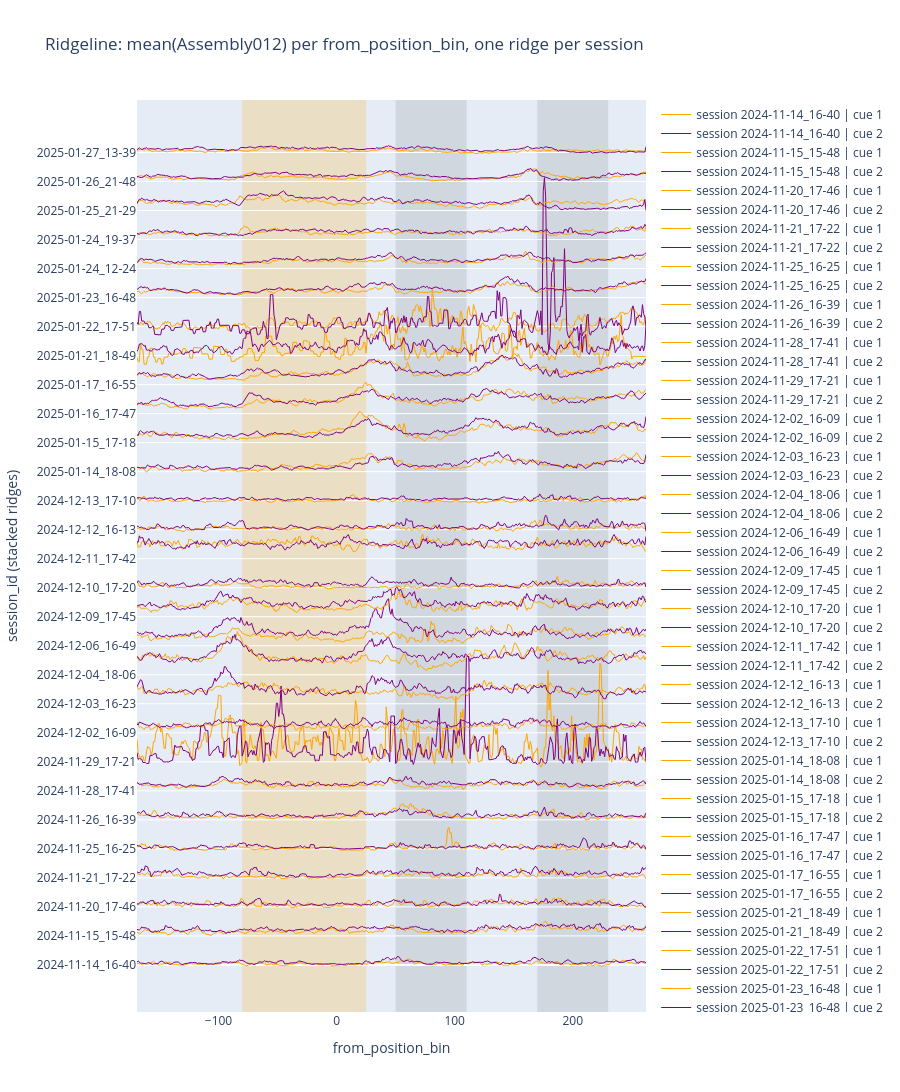

Write notebook code for a chart like this one.
### Code cell
df = ens_data

# If session_id is in the index, bring it back as a column
if "session_id" not in df.columns:
    if isinstance(df.index, pd.MultiIndex) and "session_id" in df.index.names:
        df = df.reset_index()
    elif df.index.name == "session_id":
        df = df.reset_index()

trial_avg = (
    df.groupby(["session_id", "from_position_bin", "cue"], as_index=False)["Assembly012"]
      .mean()
      .rename(columns={"Assembly012": "Assembly012_mean"})
)

trial_avg = trial_avg[trial_avg["cue"].isin([1, 2])].copy()

# sorting x-axis values
pos_numeric = pd.to_numeric(trial_avg["from_position_bin"], errors="coerce")
if pos_numeric.notna().any():
    trial_avg["_pos"] = pos_numeric
    x_order = np.sort(trial_avg["_pos"].dropna().unique())
    # keep a numeric x for correct ordering/spacing
    trial_avg["_x"] = trial_avg["_pos"]
    x_ticks = x_order
    x_ticktext = [str(int(x)) if float(x).is_integer() else str(x) for x in x_order]
else:
    # fallback: treat as ordered categorical by appearance
    trial_avg["_x"] = trial_avg["from_position_bin"].astype(str)
    x_order = list(pd.unique(trial_avg["_x"]))
    x_ticks = x_order
    x_ticktext = x_order

# Ridgeline plot parameters
sessions = sorted(trial_avg["session_id"].unique())
dy = 0.8          # vertical spacing between sessions
cue_offset = 0.02 # vertical separation between cue 1 and cue 2 within a session
amp = 0.2

fig = go.Figure()

for i, s in enumerate(sessions):
    base = i * dy

    for cue, off in [(1, -cue_offset), (2, +cue_offset)]:
        sub = trial_avg[(trial_avg["session_id"] == s) & (trial_avg["cue"] == cue)].copy()

        # Ensure every x bin exists, fill missing with 0 (or np.nan if you prefer gaps)
        if pos_numeric.notna().any():
            sub = sub.set_index("_x").reindex(x_order).reset_index()
        else:
            sub = sub.set_index("_x").reindex(x_order).reset_index()

        y = sub["Assembly012_mean"].fillna(0.0).to_numpy()
        y_ridge = base + off + amp * y

        fig.add_trace(
            go.Scatter(
                x=sub["_x"],
                y=y_ridge,
                mode="lines",
                line=dict(width=1, color= cue == 1 and "orange" or "purple"),
                fill= None,
                name=f"session {s} | cue {cue}",
                hovertemplate=(
                    "session=%{customdata[0]}<br>"
                    "cue=%{customdata[1]}<br>"
                    "from_position_bin=%{x}<br>"
                    "mean(Assembly012)=%{customdata[2]:.4f}<extra></extra>"
                ),
                customdata=np.c_[np.full(len(sub), s), np.full(len(sub), cue), y],
                showlegend=True,
            )
        )



#Layout polish
fig.update_layout(
    title="Ridgeline: mean(Assembly012) per from_position_bin, one ridge per session",
    xaxis_title="from_position_bin",
    yaxis_title="session_id (stacked ridges)",
    # hovermode="x",
    height=max(450, 40 * len(sessions) + 200),
)

# Put session labels on the y-axis at each session baseline
fig.update_yaxes(
    tickmode="array",
    tickvals=[i * dy for i in range(len(sessions))],
    ticktext=[str(s) for s in sessions],
)

fig.add_vrect(x0=-80, x1=25,  fillcolor="orange", opacity=0.2, layer="below", line_width=0)
fig.add_vrect(x0=50,  x1=110, fillcolor="grey",   opacity=0.2, layer="below", line_width=0)
fig.add_vrect(x0=170, x1=230, fillcolor="grey",   opacity=0.2, layer="below", line_width=0)


if pos_numeric.notna().any():
    fig.update_xaxes(
        tickmode="array",
        ticktext=x_ticktext,
        showgrid=False, zeroline=False
    )

fig.show()

### Figure 1 — Plotly figure (JSON) as saved in the notebook; plotly's stock layout.template omitted (floating-point values rounded to 4 significant figures; data arrays with more than 128 entries replaced by an {"elided": "..."} marker saying what was removed)
{"data": [{"customdata": {"elided": "432x3 str values"}, "hovertemplate": "session=%{customdata[0]}<br>cue=%{customdata[1]}<br>from_position_bin=%{x}<br>mean(Assembly012)=%{customdata[2]:.4f}<extra></extra>", "line": {"color": "orange", "width": 1}, "mode": "lines", "name": "session 2024-11-14_16-40 | cue 1", "showlegend": true, "type": "scatter", "x": {"elided": "432 float values"}, "y": {"elided": "432 float values"}}, {"customdata": {"elided": "432x3 str values"}, "hovertemplate": "session=%{customdata[0]}<br>cue=%{customdata[1]}<br>from_position_bin=%{x}<br>mean(Assembly012)=%{customdata[2]:.4f}<extra></extra>", "line": {"color": "purple", "width": 1}, "mode": "lines", "name": "session 2024-11-14_16-40 | cue 2", "showlegend": true, "type": "scatter", "x": {"elided": "432 float values"}, "y": {"elided": "432 float values"}}, {"customdata": {"elided": "432x3 str values"}, "hovertemplate": "session=%{customdata[0]}<br>cue=%{customdata[1]}<br>from_position_bin=%{x}<br>mean(Assembly012)=%{customdata[2]:.4f}<extra></extra>", "line": {"color": "orange", "width": 1}, "mode": "lines", "name": "session 2024-11-15_15-48 | cue 1", "showlegend": true, "type": "scatter", "x": {"elided": "432 float values"}, "y": {"elided": "432 float values"}}, {"customdata": {"elided": "432x3 str values"}, "hovertemplate": "session=%{customdata[0]}<br>cue=%{customdata[1]}<br>from_position_bin=%{x}<br>mean(Assembly012)=%{customdata[2]:.4f}<extra></extra>", "line": {"color": "purple", "width": 1}, "mode": "lines", "name": "session 2024-11-15_15-48 | cue 2", "showlegend": true, "type": "scatter", "x": {"elided": "432 float values"}, "y": {"elided": "432 float values"}}, {"customdata": {"elided": "432x3 str values"}, "hovertemplate": "session=%{customdata[0]}<br>cue=%{customdata[1]}<br>from_position_bin=%{x}<br>mean(Assembly012)=%{customdata[2]:.4f}<extra></extra>", "line": {"color": "orange", "width": 1}, "mode": "lines", "name": "session 2024-11-20_17-46 | cue 1", "showlegend": true, "type": "scatter", "x": {"elided": "432 float values"}, "y": {"elided": "432 float values"}}, {"customdata": {"elided": "432x3 str values"}, "hovertemplate": "session=%{customdata[0]}<br>cue=%{customdata[1]}<br>from_position_bin=%{x}<br>mean(Assembly012)=%{customdata[2]:.4f}<extra></extra>", "line": {"color": "purple", "width": 1}, "mode": "lines", "name": "session 2024-11-20_17-46 | cue 2", "showlegend": true, "type": "scatter", "x": {"elided": "432 float values"}, "y": {"elided": "432 float values"}}, {"customdata": {"elided": "432x3 str values"}, "hovertemplate": "session=%{customdata[0]}<br>cue=%{customdata[1]}<br>from_position_bin=%{x}<br>mean(Assembly012)=%{customdata[2]:.4f}<extra></extra>", "line": {"color": "orange", "width": 1}, "mode": "lines", "name": "session 2024-11-21_17-22 | cue 1", "showlegend": true, "type": "scatter", "x": {"elided": "432 float values"}, "y": {"elided": "432 float values"}}, {"customdata": {"elided": "432x3 str values"}, "hovertemplate": "session=%{customdata[0]}<br>cue=%{customdata[1]}<br>from_position_bin=%{x}<br>mean(Assembly012)=%{customdata[2]:.4f}<extra></extra>", "line": {"color": "purple", "width": 1}, "mode": "lines", "name": "session 2024-11-21_17-22 | cue 2", "showlegend": true, "type": "scatter", "x": {"elided": "432 float values"}, "y": {"elided": "432 float values"}}, {"customdata": {"elided": "432x3 str values"}, "hovertemplate": "session=%{customdata[0]}<br>cue=%{customdata[1]}<br>from_position_bin=%{x}<br>mean(Assembly012)=%{customdata[2]:.4f}<extra></extra>", "line": {"color": "orange", "width": 1}, "mode": "lines", "name": "session 2024-11-25_16-25 | cue 1", "showlegend": true, "type": "scatter", "x": {"elided": "432 float values"}, "y": {"elided": "432 float values"}}, {"customdata": {"elided": "432x3 str values"}, "hovertemplate": "session=%{customdata[0]}<br>cue=%{customdata[1]}<br>from_position_bin=%{x}<br>mean(Assembly012)=%{customdata[2]:.4f}<extra></extra>", "line": {"color": "purple", "width": 1}, "mode": "lines", "name": "session 2024-11-25_16-25 | cue 2", "showlegend": true, "type": "scatter", "x": {"elided": "432 float values"}, "y": {"elided": "432 float values"}}, {"customdata": {"elided": "432x3 str values"}, "hovertemplate": "session=%{customdata[0]}<br>cue=%{customdata[1]}<br>from_position_bin=%{x}<br>mean(Assembly012)=%{customdata[2]:.4f}<extra></extra>", "line": {"color": "orange", "width": 1}, "mode": "lines", "name": "session 2024-11-26_16-39 | cue 1", "showlegend": true, "type": "scatter", "x": {"elided": "432 float values"}, "y": {"elided": "432 float values"}}, {"customdata": {"elided": "432x3 str values"}, "hovertemplate": "session=%{customdata[0]}<br>cue=%{customdata[1]}<br>from_position_bin=%{x}<br>mean(Assembly012)=%{customdata[2]:.4f}<extra></extra>", "line": {"color": "purple", "width": 1}, "mode": "lines", "name": "session 2024-11-26_16-39 | cue 2", "showlegend": true, "type": "scatter", "x": {"elided": "432 float values"}, "y": {"elided": "432 float values"}}, {"customdata": {"elided": "432x3 str values"}, "hovertemplate": "session=%{customdata[0]}<br>cue=%{customdata[1]}<br>from_position_bin=%{x}<br>mean(Assembly012)=%{customdata[2]:.4f}<extra></extra>", "line": {"color": "orange", "width": 1}, "mode": "lines", "name": "session 2024-11-28_17-41 | cue 1", "showlegend": true, "type": "scatter", "x": {"elided": "432 float values"}, "y": {"elided": "432 float values"}}, {"customdata": {"elided": "432x3 str values"}, "hovertemplate": "session=%{customdata[0]}<br>cue=%{customdata[1]}<br>from_position_bin=%{x}<br>mean(Assembly012)=%{customdata[2]:.4f}<extra></extra>", "line": {"color": "purple", "width": 1}, "mode": "lines", "name": "session 2024-11-28_17-41 | cue 2", "showlegend": true, "type": "scatter", "x": {"elided": "432 float values"}, "y": {"elided": "432 float values"}}, {"customdata": {"elided": "432x3 str values"}, "hovertemplate": "session=%{customdata[0]}<br>cue=%{customdata[1]}<br>from_position_bin=%{x}<br>mean(Assembly012)=%{customdata[2]:.4f}<extra></extra>", "line": {"color": "orange", "width": 1}, "mode": "lines", "name": "session 2024-11-29_17-21 | cue 1", "showlegend": true, "type": "scatter", "x": {"elided": "432 float values"}, "y": {"elided": "432 float values"}}, {"customdata": {"elided": "432x3 str values"}, "hovertemplate": "session=%{customdata[0]}<br>cue=%{customdata[1]}<br>from_position_bin=%{x}<br>mean(Assembly012)=%{customdata[2]:.4f}<extra></extra>", "line": {"color": "purple", "width": 1}, "mode": "lines", "name": "session 2024-11-29_17-21 | cue 2", "showlegend": true, "type": "scatter", "x": {"elided": "432 float values"}, "y": {"elided": "432 float values"}}, {"customdata": {"elided": "432x3 str values"}, "hovertemplate": "session=%{customdata[0]}<br>cue=%{customdata[1]}<br>from_position_bin=%{x}<br>mean(Assembly012)=%{customdata[2]:.4f}<extra></extra>", "line": {"color": "orange", "width": 1}, "mode": "lines", "name": "session 2024-12-02_16-09 | cue 1", "showlegend": true, "type": "scatter", "x": {"elided": "432 float values"}, "y": {"elided": "432 float values"}}, {"customdata": {"elided": "432x3 str values"}, "hovertemplate": "session=%{customdata[0]}<br>cue=%{customdata[1]}<br>from_position_bin=%{x}<br>mean(Assembly012)=%{customdata[2]:.4f}<extra></extra>", "line": {"color": "purple", "width": 1}, "mode": "lines", "name": "session 2024-12-02_16-09 | cue 2", "showlegend": true, "type": "scatter", "x": {"elided": "432 float values"}, "y": {"elided": "432 float values"}}, {"customdata": {"elided": "432x3 str values"}, "hovertemplate": "session=%{customdata[0]}<br>cue=%{customdata[1]}<br>from_position_bin=%{x}<br>mean(Assembly012)=%{customdata[2]:.4f}<extra></extra>", "line": {"color": "orange", "width": 1}, "mode": "lines", "name": "session 2024-12-03_16-23 | cue 1", "showlegend": true, "type": "scatter", "x": {"elided": "432 float values"}, "y": {"elided": "432 float values"}}, {"customdata": {"elided": "432x3 str values"}, "hovertemplate": "session=%{customdata[0]}<br>cue=%{customdata[1]}<br>from_position_bin=%{x}<br>mean(Assembly012)=%{customdata[2]:.4f}<extra></extra>", "line": {"color": "purple", "width": 1}, "mode": "lines", "name": "session 2024-12-03_16-23 | cue 2", "showlegend": true, "type": "scatter", "x": {"elided": "432 float values"}, "y": {"elided": "432 float values"}}, {"customdata": {"elided": "432x3 str values"}, "hovertemplate": "session=%{customdata[0]}<br>cue=%{customdata[1]}<br>from_position_bin=%{x}<br>mean(Assembly012)=%{customdata[2]:.4f}<extra></extra>", "line": {"color": "orange", "width": 1}, "mode": "lines", "name": "session 2024-12-04_18-06 | cue 1", "showlegend": true, "type": "scatter", "x": {"elided": "432 float values"}, "y": {"elided": "432 float values"}}, {"customdata": {"elided": "432x3 str values"}, "hovertemplate": "session=%{customdata[0]}<br>cue=%{customdata[1]}<br>from_position_bin=%{x}<br>mean(Assembly012)=%{customdata[2]:.4f}<extra></extra>", "line": {"color": "purple", "width": 1}, "mode": "lines", "name": "session 2024-12-04_18-06 | cue 2", "showlegend": true, "type": "scatter", "x": {"elided": "432 float values"}, "y": {"elided": "432 float values"}}, {"customdata": {"elided": "432x3 str values"}, "hovertemplate": "session=%{customdata[0]}<br>cue=%{customdata[1]}<br>from_position_bin=%{x}<br>mean(Assembly012)=%{customdata[2]:.4f}<extra></extra>", "line": {"color": "orange", "width": 1}, "mode": "lines", "name": "session 2024-12-06_16-49 | cue 1", "showlegend": true, "type": "scatter", "x": {"elided": "432 float values"}, "y": {"elided": "432 float values"}}, {"customdata": {"elided": "432x3 str values"}, "hovertemplate": "session=%{customdata[0]}<br>cue=%{customdata[1]}<br>from_position_bin=%{x}<br>mean(Assembly012)=%{customdata[2]:.4f}<extra></extra>", "line": {"color": "purple", "width": 1}, "mode": "lines", "name": "session 2024-12-06_16-49 | cue 2", "showlegend": true, "type": "scatter", "x": {"elided": "432 float values"}, "y": {"elided": "432 float values"}}, {"customdata": {"elided": "432x3 str values"}, "hovertemplate": "session=%{customdata[0]}<br>cue=%{customdata[1]}<br>from_position_bin=%{x}<br>mean(Assembly012)=%{customdata[2]:.4f}<extra></extra>", "line": {"color": "orange", "width": 1}, "mode": "lines", "name": "session 2024-12-09_17-45 | cue 1", "showlegend": true, "type": "scatter", "x": {"elided": "432 float values"}, "y": {"elided": "432 float values"}}, {"customdata": {"elided": "432x3 str values"}, "hovertemplate": "session=%{customdata[0]}<br>cue=%{customdata[1]}<br>from_position_bin=%{x}<br>mean(Assembly012)=%{customdata[2]:.4f}<extra></extra>", "line": {"color": "purple", "width": 1}, "mode": "lines", "name": "session 2024-12-09_17-45 | cue 2", "showlegend": true, "type": "scatter", "x": {"elided": "432 float values"}, "y": {"elided": "432 float values"}}, {"customdata": {"elided": "432x3 str values"}, "hovertemplate": "session=%{customdata[0]}<br>cue=%{customdata[1]}<br>from_position_bin=%{x}<br>mean(Assembly012)=%{customdata[2]:.4f}<extra></extra>", "line": {"color": "orange", "width": 1}, "mode": "lines", "name": "session 2024-12-10_17-20 | cue 1", "showlegend": true, "type": "scatter", "x": {"elided": "432 float values"}, "y": {"elided": "432 float values"}}, {"customdata": {"elided": "432x3 str values"}, "hovertemplate": "session=%{customdata[0]}<br>cue=%{customdata[1]}<br>from_position_bin=%{x}<br>mean(Assembly012)=%{customdata[2]:.4f}<extra></extra>", "line": {"color": "purple", "width": 1}, "mode": "lines", "name": "session 2024-12-10_17-20 | cue 2", "showlegend": true, "type": "scatter", "x": {"elided": "432 float values"}, "y": {"elided": "432 float values"}}, {"customdata": {"elided": "432x3 str values"}, "hovertemplate": "session=%{customdata[0]}<br>cue=%{customdata[1]}<br>from_position_bin=%{x}<br>mean(Assembly012)=%{customdata[2]:.4f}<extra></extra>", "line": {"color": "orange", "width": 1}, "mode": "lines", "name": "session 2024-12-11_17-42 | cue 1", "showlegend": true, "type": "scatter", "x": {"elided": "432 float values"}, "y": {"elided": "432 float values"}}, {"customdata": {"elided": "432x3 str values"}, "hovertemplate": "session=%{customdata[0]}<br>cue=%{customdata[1]}<br>from_position_bin=%{x}<br>mean(Assembly012)=%{customdata[2]:.4f}<extra></extra>", "line": {"color": "purple", "width": 1}, "mode": "lines", "name": "session 2024-12-11_17-42 | cue 2", "showlegend": true, "type": "scatter", "x": {"elided": "432 float values"}, "y": {"elided": "432 float values"}}, {"customdata": {"elided": "432x3 str values"}, "hovertemplate": "session=%{customdata[0]}<br>cue=%{customdata[1]}<br>from_position_bin=%{x}<br>mean(Assembly012)=%{customdata[2]:.4f}<extra></extra>", "line": {"color": "orange", "width": 1}, "mode": "lines", "name": "session 2024-12-12_16-13 | cue 1", "showlegend": true, "type": "scatter", "x": {"elided": "432 float values"}, "y": {"elided": "432 float values"}}, {"customdata": {"elided": "432x3 str values"}, "hovertemplate": "session=%{customdata[0]}<br>cue=%{customdata[1]}<br>from_position_bin=%{x}<br>mean(Assembly012)=%{customdata[2]:.4f}<extra></extra>", "line": {"color": "purple", "width": 1}, "mode": "lines", "name": "session 2024-12-12_16-13 | cue 2", "showlegend": true, "type": "scatter", "x": {"elided": "432 float values"}, "y": {"elided": "432 float values"}}, {"customdata": {"elided": "432x3 str values"}, "hovertemplate": "session=%{customdata[0]}<br>cue=%{customdata[1]}<br>from_position_bin=%{x}<br>mean(Assembly012)=%{customdata[2]:.4f}<extra></extra>", "line": {"color": "orange", "width": 1}, "mode": "lines", "name": "session 2024-12-13_17-10 | cue 1", "showlegend": true, "type": "scatter", "x": {"elided": "432 float values"}, "y": {"elided": "432 float values"}}, {"customdata": {"elided": "432x3 str values"}, "hovertemplate": "session=%{customdata[0]}<br>cue=%{customdata[1]}<br>from_position_bin=%{x}<br>mean(Assembly012)=%{customdata[2]:.4f}<extra></extra>", "line": {"color": "purple", "width": 1}, "mode": "lines", "name": "session 2024-12-13_17-10 | cue 2", "showlegend": true, "type": "scatter", "x": {"elided": "432 float values"}, "y": {"elided": "432 float values"}}, {"customdata": {"elided": "432x3 str values"}, "hovertemplate": "session=%{customdata[0]}<br>cue=%{customdata[1]}<br>from_position_bin=%{x}<br>mean(Assembly012)=%{customdata[2]:.4f}<extra></extra>", "line": {"color": "orange", "width": 1}, "mode": "lines", "name": "session 2025-01-14_18-08 | cue 1", "showlegend": true, "type": "scatter", "x": {"elided": "432 float values"}, "y": {"elided": "432 float values"}}, {"customdata": {"elided": "432x3 str values"}, "hovertemplate": "session=%{customdata[0]}<br>cue=%{customdata[1]}<br>from_position_bin=%{x}<br>mean(Assembly012)=%{customdata[2]:.4f}<extra></extra>", "line": {"color": "purple", "width": 1}, "mode": "lines", "name": "session 2025-01-14_18-08 | cue 2", "showlegend": true, "type": "scatter", "x": {"elided": "432 float values"}, "y": {"elided": "432 float values"}}, {"customdata": {"elided": "432x3 str values"}, "hovertemplate": "session=%{customdata[0]}<br>cue=%{customdata[1]}<br>from_position_bin=%{x}<br>mean(Assembly012)=%{customdata[2]:.4f}<extra></extra>", "line": {"color": "orange", "width": 1}, "mode": "lines", "name": "session 2025-01-15_17-18 | cue 1", "showlegend": true, "type": "scatter", "x": {"elided": "432 float values"}, "y": {"elided": "432 float values"}}, {"customdata": {"elided": "432x3 str values"}, "hovertemplate": "session=%{customdata[0]}<br>cue=%{customdata[1]}<br>from_position_bin=%{x}<br>mean(Assembly012)=%{customdata[2]:.4f}<extra></extra>", "line": {"color": "purple", "width": 1}, "mode": "lines", "name": "session 2025-01-15_17-18 | cue 2", "showlegend": true, "type": "scatter", "x": {"elided": "432 float values"}, "y": {"elided": "432 float values"}}, {"customdata": {"elided": "432x3 str values"}, "hovertemplate": "session=%{customdata[0]}<br>cue=%{customdata[1]}<br>from_position_bin=%{x}<br>mean(Assembly012)=%{customdata[2]:.4f}<extra></extra>", "line": {"color": "orange", "width": 1}, "mode": "lines", "name": "session 2025-01-16_17-47 | cue 1", "showlegend": true, "type": "scatter", "x": {"elided": "432 float values"}, "y": {"elided": "432 float values"}}, {"customdata": {"elided": "432x3 str values"}, "hovertemplate": "session=%{customdata[0]}<br>cue=%{customdata[1]}<br>from_position_bin=%{x}<br>mean(Assembly012)=%{customdata[2]:.4f}<extra></extra>", "line": {"color": "purple", "width": 1}, "mode": "lines", "name": "session 2025-01-16_17-47 | cue 2", "showlegend": true, "type": "scatter", "x": {"elided": "432 float values"}, "y": {"elided": "432 float values"}}, {"customdata": {"elided": "432x3 str values"}, "hovertemplate": "session=%{customdata[0]}<br>cue=%{customdata[1]}<br>from_position_bin=%{x}<br>mean(Assembly012)=%{customdata[2]:.4f}<extra></extra>", "line": {"color": "orange", "width": 1}, "mode": "lines", "name": "session 2025-01-17_16-55 | cue 1", "showlegend": true, "type": "scatter", "x": {"elided": "432 float values"}, "y": {"elided": "432 float values"}}, {"customdata": {"elided": "432x3 str values"}, "hovertemplate": "session=%{customdata[0]}<br>cue=%{customdata[1]}<br>from_position_bin=%{x}<br>mean(Assembly012)=%{customdata[2]:.4f}<extra></extra>", "line": {"color": "purple", "width": 1}, "mode": "lines", "name": "session 2025-01-17_16-55 | cue 2", "showlegend": true, "type": "scatter", "x": {"elided": "432 float values"}, "y": {"elided": "432 float values"}}, {"customdata": {"elided": "432x3 str values"}, "hovertemplate": "session=%{customdata[0]}<br>cue=%{customdata[1]}<br>from_position_bin=%{x}<br>mean(Assembly012)=%{customdata[2]:.4f}<extra></extra>", "line": {"color": "orange", "width": 1}, "mode": "lines", "name": "session 2025-01-21_18-49 | cue 1", "showlegend": true, "type": "scatter", "x": {"elided": "432 float values"}, "y": {"elided": "432 float values"}}, {"customdata": {"elided": "432x3 str values"}, "hovertemplate": "session=%{customdata[0]}<br>cue=%{customdata[1]}<br>from_position_bin=%{x}<br>mean(Assembly012)=%{customdata[2]:.4f}<extra></extra>", "line": {"color": "purple", "width": 1}, "mode": "lines", "name": "session 2025-01-21_18-49 | cue 2", "showlegend": true, "type": "scatter", "x": {"elided": "432 float values"}, "y": {"elided": "432 float values"}}, {"customdata": {"elided": "432x3 str values"}, "hovertemplate": "session=%{customdata[0]}<br>cue=%{customdata[1]}<br>from_position_bin=%{x}<br>mean(Assembly012)=%{customdata[2]:.4f}<extra></extra>", "line": {"color": "orange", "width": 1}, "mode": "lines", "name": "session 2025-01-22_17-51 | cue 1", "showlegend": true, "type": "scatter", "x": {"elided": "432 float values"}, "y": {"elided": "432 float values"}}, {"customdata": {"elided": "432x3 str values"}, "hovertemplate": "session=%{customdata[0]}<br>cue=%{customdata[1]}<br>from_position_bin=%{x}<br>mean(Assembly012)=%{customdata[2]:.4f}<extra></extra>", "line": {"color": "purple", "width": 1}, "mode": "lines", "name": "session 2025-01-22_17-51 | cue 2", "showlegend": true, "type": "scatter", "x": {"elided": "432 float values"}, "y": {"elided": "432 float values"}}, {"customdata": {"elided": "432x3 str values"}, "hovertemplate": "session=%{customdata[0]}<br>cue=%{customdata[1]}<br>from_position_bin=%{x}<br>mean(Assembly012)=%{customdata[2]:.4f}<extra></extra>", "line": {"color": "orange", "width": 1}, "mode": "lines", "name": "session 2025-01-23_16-48 | cue 1", "showlegend": true, "type": "scatter", "x": {"elided": "432 float values"}, "y": {"elided": "432 float values"}}, {"customdata": {"elided": "432x3 str values"}, "hovertemplate": "session=%{customdata[0]}<br>cue=%{customdata[1]}<br>from_position_bin=%{x}<br>mean(Assembly012)=%{customdata[2]:.4f}<extra></extra>", "line": {"color": "purple", "width": 1}, "mode": "lines", "name": "session 2025-01-23_16-48 | cue 2", "showlegend": true, "type": "scatter", "x": {"elided": "432 float values"}, "y": {"elided": "432 float values"}}, {"customdata": {"elided": "432x3 str values"}, "hovertemplate": "session=%{customdata[0]}<br>cue=%{customdata[1]}<br>from_position_bin=%{x}<br>mean(Assembly012)=%{customdata[2]:.4f}<extra></extra>", "line": {"color": "orange", "width": 1}, "mode": "lines", "name": "session 2025-01-24_12-24 | cue 1", "showlegend": true, "type": "scatter", "x": {"elided": "432 float values"}, "y": {"elided": "432 float values"}}, {"customdata": {"elided": "432x3 str values"}, "hovertemplate": "session=%{customdata[0]}<br>cue=%{customdata[1]}<br>from_position_bin=%{x}<br>mean(Assembly012)=%{customdata[2]:.4f}<extra></extra>", "line": {"color": "purple", "width": 1}, "mode": "lines", "name": "session 2025-01-24_12-24 | cue 2", "showlegend": true, "type": "scatter", "x": {"elided": "432 float values"}, "y": {"elided": "432 float values"}}, {"customdata": {"elided": "432x3 str values"}, "hovertemplate": "session=%{customdata[0]}<br>cue=%{customdata[1]}<br>from_position_bin=%{x}<br>mean(Assembly012)=%{customdata[2]:.4f}<extra></extra>", "line": {"color": "orange", "width": 1}, "mode": "lines", "name": "session 2025-01-24_19-37 | cue 1", "showlegend": true, "type": "scatter", "x": {"elided": "432 float values"}, "y": {"elided": "432 float values"}}, {"customdata": {"elided": "432x3 str values"}, "hovertemplate": "session=%{customdata[0]}<br>cue=%{customdata[1]}<br>from_position_bin=%{x}<br>mean(Assembly012)=%{customdata[2]:.4f}<extra></extra>", "line": {"color": "purple", "width": 1}, "mode": "lines", "name": "session 2025-01-24_19-37 | cue 2", "showlegend": true, "type": "scatter", "x": {"elided": "432 float values"}, "y": {"elided": "432 float values"}}, {"customdata": {"elided": "432x3 str values"}, "hovertemplate": "session=%{customdata[0]}<br>cue=%{customdata[1]}<br>from_position_bin=%{x}<br>mean(Assembly012)=%{customdata[2]:.4f}<extra></extra>", "line": {"color": "orange", "width": 1}, "mode": "lines", "name": "session 2025-01-25_21-29 | cue 1", "showlegend": true, "type": "scatter", "x": {"elided": "432 float values"}, "y": {"elided": "432 float values"}}, {"customdata": {"elided": "432x3 str values"}, "hovertemplate": "session=%{customdata[0]}<br>cue=%{customdata[1]}<br>from_position_bin=%{x}<br>mean(Assembly012)=%{customdata[2]:.4f}<extra></extra>", "line": {"color": "purple", "width": 1}, "mode": "lines", "name": "session 2025-01-25_21-29 | cue 2", "showlegend": true, "type": "scatter", "x": {"elided": "432 float values"}, "y": {"elided": "432 float values"}}, {"customdata": {"elided": "432x3 str values"}, "hovertemplate": "session=%{customdata[0]}<br>cue=%{customdata[1]}<br>from_position_bin=%{x}<br>mean(Assembly012)=%{customdata[2]:.4f}<extra></extra>", "line": {"color": "orange", "width": 1}, "mode": "lines", "name": "session 2025-01-26_21-48 | cue 1", "showlegend": true, "type": "scatter", "x": {"elided": "432 float values"}, "y": {"elided": "432 float values"}}, {"customdata": {"elided": "432x3 str values"}, "hovertemplate": "session=%{customdata[0]}<br>cue=%{customdata[1]}<br>from_position_bin=%{x}<br>mean(Assembly012)=%{customdata[2]:.4f}<extra></extra>", "line": {"color": "purple", "width": 1}, "mode": "lines", "name": "session 2025-01-26_21-48 | cue 2", "showlegend": true, "type": "scatter", "x": {"elided": "432 float values"}, "y": {"elided": "432 float values"}}, {"customdata": {"elided": "432x3 str values"}, "hovertemplate": "session=%{customdata[0]}<br>cue=%{customdata[1]}<br>from_position_bin=%{x}<br>mean(Assembly012)=%{customdata[2]:.4f}<extra></extra>", "line": {"color": "orange", "width": 1}, "mode": "lines", "name": "session 2025-01-27_13-39 | cue 1", "showlegend": true, "type": "scatter", "x": {"elided": "432 float values"}, "y": {"elided": "432 float values"}}, {"customdata": {"elided": "432x3 str values"}, "hovertemplate": "session=%{customdata[0]}<br>cue=%{customdata[1]}<br>from_position_bin=%{x}<br>mean(Assembly012)=%{customdata[2]:.4f}<extra></extra>", "line": {"color": "purple", "width": 1}, "mode": "lines", "name": "session 2025-01-27_13-39 | cue 2", "showlegend": true, "type": "scatter", "x": {"elided": "432 float values"}, "y": {"elided": "432 float values"}}], "layout": {"height": 1360, "shapes": [{"fillcolor": "orange", "layer": "below", "line": {"width": 0}, "opacity": 0.2, "type": "rect", "x0": -80, "x1": 25, "xref": "x", "y0": 0, "y1": 1, "yref": "y domain"}, {"fillcolor": "grey", "layer": "below", "line": {"width": 0}, "opacity": 0.2, "type": "rect", "x0": 50, "x1": 110, "xref": "x", "y0": 0, "y1": 1, "yref": "y domain"}, {"fillcolor": "grey", "layer": "below", "line": {"width": 0}, "opacity": 0.2, "type": "rect", "x0": 170, "x1": 230, "xref": "x", "y0": 0, "y1": 1, "yref": "y domain"}], "title": {"text": "Ridgeline: mean(Assembly012) per from_position_bin, one ridge per session"}, "xaxis": {"showgrid": false, "tickmode": "array", "ticktext": {"elided": "432 str values"}, "title": {"text": "from_position_bin"}, "zeroline": false}, "yaxis": {"tickmode": "array", "ticktext": ["2024-11-14_16-40", "2024-11-15_15-48", "2024-11-20_17-46", "2024-11-21_17-22", "2024-11-25_16-25", "2024-11-26_16-39", "2024-11-28_17-41", "2024-11-29_17-21", "2024-12-02_16-09", "2024-12-03_16-23", "2024-12-04_18-06", "2024-12-06_16-49", "2024-12-09_17-45", "2024-12-10_17-20", "2024-12-11_17-42", "2024-12-12_16-13", "2024-12-13_17-10", "2025-01-14_18-08", "2025-01-15_17-18", "2025-01-16_17-47", "2025-01-17_16-55", "2025-01-21_18-49", "2025-01-22_17-51", "2025-01-23_16-48", "2025-01-24_12-24", "2025-01-24_19-37", "2025-01-25_21-29", "2025-01-26_21-48", "2025-01-27_13-39"], "tickvals": [0, 0.8, 1.6, 2.4, 3.2, 4, 4.8, 5.6, 6.4, 7.2, 8, 8.8, 9.6, 10.4, 11.2, 12, 12.8, 13.6, 14.4, 15.2, 16, 16.8, 17.6, 18.4, 19.2, 20, 20.8, 21.6, 22.4], "title": {"text": "session_id (stacked ridges)"}}}}
